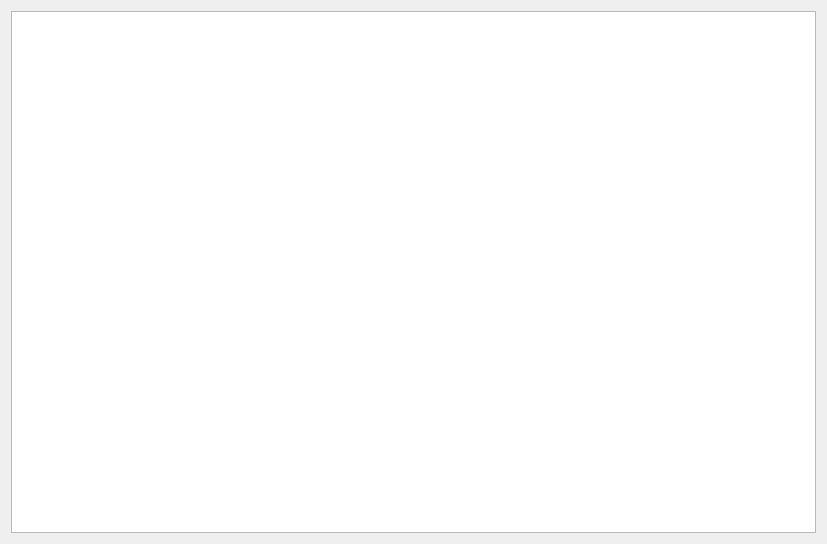
<?xml version="1.0" encoding="UTF-8"?>
<ui version="4.0">
 <class>DDocmentDisplayDialog</class>
 <widget class="QDialog" name="DDocmentDisplayDialog">
  <property name="geometry">
   <rect>
    <x>0</x>
    <y>0</y>
    <width>827</width>
    <height>544</height>
   </rect>
  </property>
  <property name="windowTitle">
   <string>Dialog</string>
  </property>
  <layout class="QVBoxLayout" name="verticalLayout">
   <item>
    <widget class="QGraphicsView" name="graphicsView"/>
   </item>
  </layout>
 </widget>
 <resources/>
 <connections/>
</ui>
